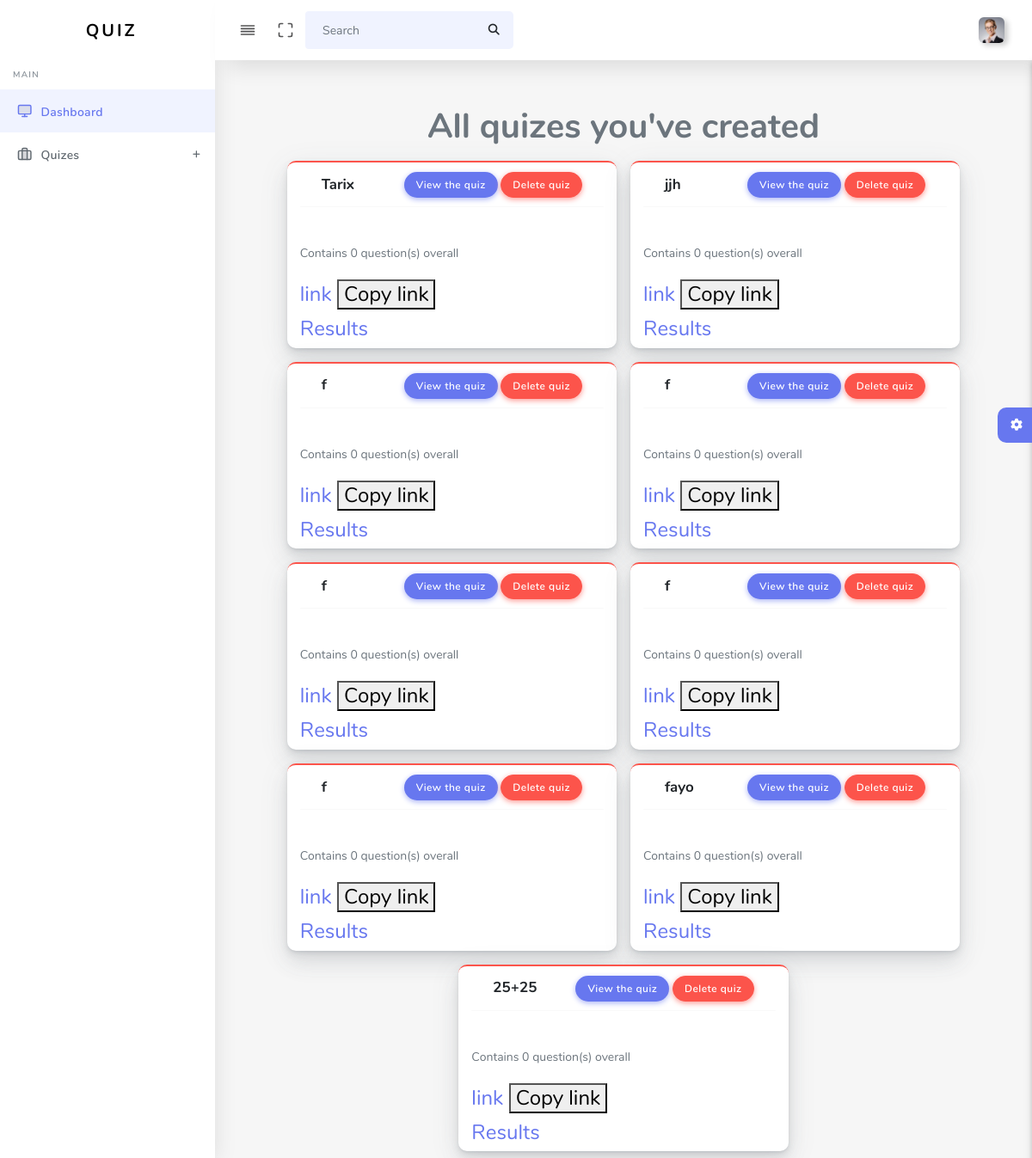
Page / (signed in) on the earlier database version.
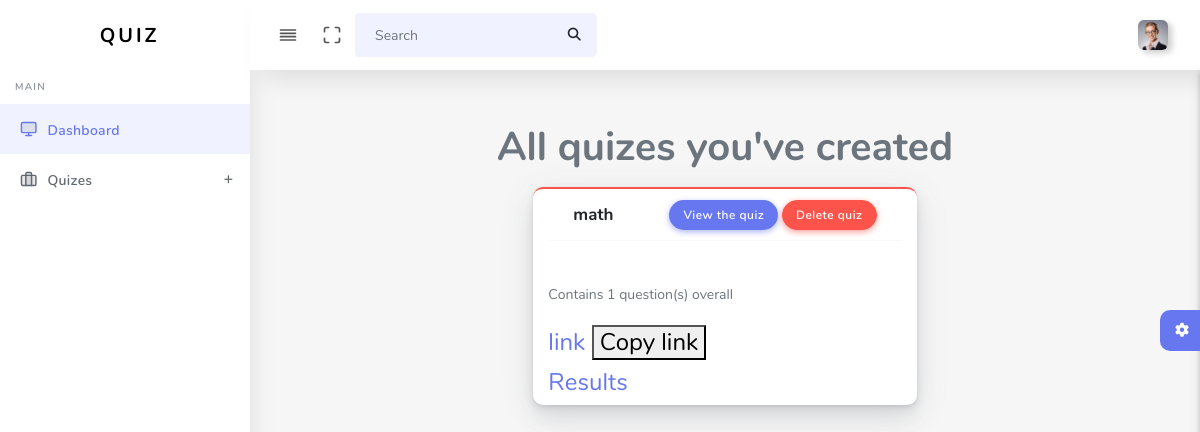
Same page on the later database version.
### main/models.py (models this page shows, shortened)
class Quiz(models.Model):
    title = models.CharField(max_length=255)
    author = models.ForeignKey(User, on_delete=models.CASCADE)
    code = models.CharField(max_length=255, blank=True, unique=True)
    @property
    def all_questions(self):
        related = Question.objects.filter(quiz = self).count()
        return related

### main/views.py (the view)
# urls.py: path('',include("main.urls")),
@login_required(login_url = 'dash:login')
def main(request):
    quizes = Quiz.objects.filter(author = request.user)
    context = {
        "quizes" : quizes
    }
    return render(request, 'main.html', context)

### templates/main.html (shortened to what this page needs)
{%extends 'base.html'%}
  {%block content%}
        <section class="section" >
          <div class="row d-flex justify-content-center">
            <h1 class="col-12" style="text-align: center;">All quizes you've created</h1>
          {% for quiz in quizes %}
          <div class="card card-danger col-5 m-2">
            <div class="card-header">
              <h4>{{quiz.title}}</h4>
              <div class="card-header-action">
                <a href="{%url 'dash:questions' quiz.id%}" class="btn btn-primary">View the quiz</a>
                <div class="dropdown">
                  <a href="{%url 'dash:quiz_delete' quiz.id%}" class="btn btn-danger">Delete quiz</a>
                </div>
              </div>
            </div>
            <div class="card-body">
            </div>
            <p>Contains {{quiz.all_questions}} question(s) overall</p>
            <h4><a href="{% url 'front:quiz_detail' quiz.code %}">link</a>
            <button onclick="myFunction()">Copy link</button>
            <h4><a href="{% url 'dash:get_results' quiz.id %}">Results</a>
            </div>
          {%endfor%}
        </div>
        </section>
        <div class="settingSidebar">
          <a href="javascript:void(0)" class="settingPanelToggle"> <i class="fa fa-spin fa-cog"></i>
          </a>
        </div>
  {%endblock%}

### templates/base.html (shortened to what this page needs)
{%load static%}
<!DOCTYPE html>
<html lang="en">
<head>
  <link rel="stylesheet" href="{% static 'assets/css/app.min.css' %}">
  <link rel="stylesheet" href="{% static 'assets/css/style.css' %}">
  <link rel="stylesheet" href="{% static 'assets/css/components.css' %}">
  <link rel="stylesheet" href="{% static 'assets/css/custom.css' %}">
</head>
<body>
  <div id="app">
    <div class="main-wrapper main-wrapper-1">
      <div class="navbar-bg"></div>
      <nav class="navbar navbar-expand-lg main-navbar sticky">
        <div class="form-inline mr-auto">
          <ul class="navbar-nav mr-3">
            <li><a href="#" data-toggle="sidebar" class="nav-link nav-link-lg
									collapse-btn"> <i data-feather="align-justify"></i></a></li>
            <li><a href="#" class="nav-link nav-link-lg fullscreen-btn">
                <i data-feather="maximize"></i>
              </a></li>
            <li>
              <form class="form-inline mr-auto">
                <div class="search-element">
                  <input class="form-control" type="search" placeholder="Search" aria-label="Search" data-width="200">
                  <button class="btn" type="submit">
                    <i class="fas fa-search"></i>
                  </button>
                </div>
              </form>
            </li>
          </ul>
        </div>
        <ul class="navbar-nav navbar-right">
          <li class="dropdown"><a href="#" data-toggle="dropdown"
              class="nav-link dropdown-toggle nav-link-lg nav-link-user"> <img alt="image" src="{% static 'assets/img/user.png'%}"
                class="user-img-radious-style"> </a>
          </li>
        </ul>
      </nav>
      <div class="main-sidebar sidebar-style-2">
        <aside id="sidebar-wrapper">
          <div class="sidebar-brand">
            <a href="index.html"> <img class="header-logo" /> <span
                class="logo-name">Quiz</span>
            </a>
          </div>
          <ul class="sidebar-menu">
            <li class="menu-header">Main</li>
            <li class="dropdown active">
              <a href="{%url 'dash:main'%}" class="nav-link"><i data-feather="monitor"></i><span>Dashboard</span></a>
            </li>
            <li class="dropdown">
              <a href="#" class="menu-toggle nav-link has-dropdown"><i
                  data-feather="briefcase"></i><span>Quizes</span></a>
            </li>
          </ul>
        </aside>
      </div>
      <div class="main-content">
      {%block content%}
      {%endblock%}
        </div>
    </div>
</div>
</body>
</html>

Differences in the rows shown:
removed Quiz: title "Tarix", all_questions "0"
removed Quiz: title "jjh", all_questions "0"
removed Quiz: title "f", all_questions "0"
removed Quiz: title "f", all_questions "0"
removed Quiz: title "f", all_questions "0"
removed Quiz: title "f", all_questions "0"
removed Quiz: title "f", all_questions "0"
removed Quiz: title "fayo", all_questions "0"
removed Quiz: title "25+25", all_questions "0"
added Quiz: title "math", all_questions "1"
